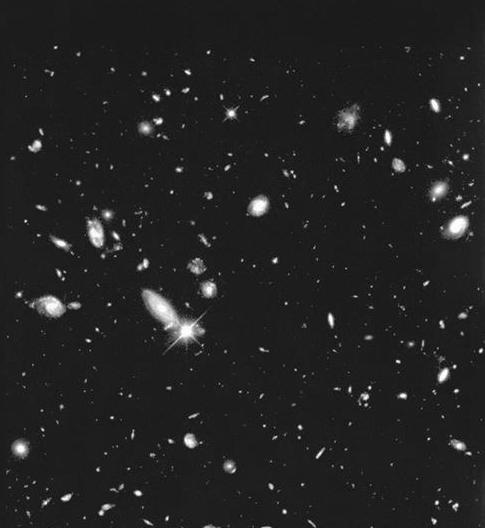
%> input picture lab2/ch3_images/Fig0334(a)(hubble-original).tif, 485 x 528 px
$ octave smoothing_averaging.m   (GNU Octave 9; MATLAB toolbox functions it lacks are replaced by stand-ins)
%> lines starting %> are read from the running program, lines starting %| are printed output that depends on the picture; in (x1, y1, x2, y2) boxes, pixels count from 0 and x2, y2 are one past the last pixel; in counts of white or black regions, pixels touching at a corner belong together; the program's own positions count from 1
clc
clear all
close all

img = imread('ch3_images/Fig0334(a)(hubble-original).tif');
%> img is the input picture: size 528x485 uint8; min 0, max 255, mean 34.5

if size(img, 3) == 3
    img = rgb2gray(img);
end

% Apply a 15x15 averaging filter
mask = ones(15, 15) / 225;
img_smoothed = imfilter(img, mask, 'replicate');
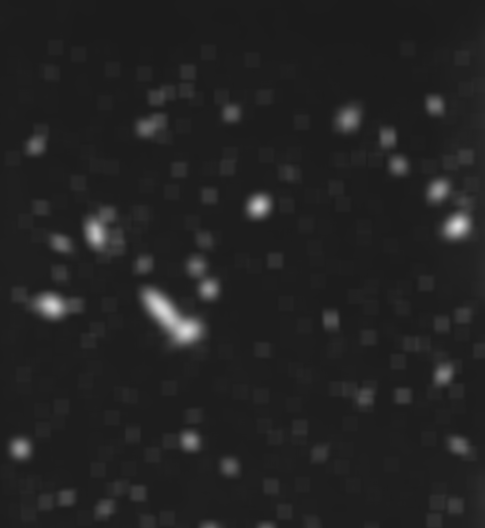
%> img_smoothed: size 528x485 uint8; min 27, max 219, mean 34.6

% Apply thresholding on smoothed img
img_thresh = img_smoothed > 127
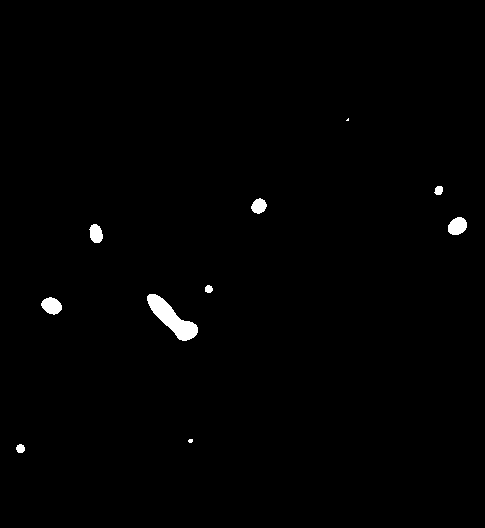
%> img_thresh: size 528x485 logical; 0.82% white; 10 white regions (2 under 20 px), largest, box (x1, y1, x2, y2) and area: (147, 294, 198, 341) 982, (41, 297, 62, 315) 266, (448, 217, 467, 235) 265


subplot(1, 3, 1);
imshow(img);
title('Original Image');

subplot(1, 3, 2);
imshow(img_smoothed);
title('Smoothed Image');

subplot(1, 3, 3);
imshow(img_thresh);
title('Thresholded Image');
